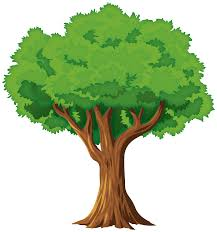
#> input picture ex3/tree.jpeg, 217 x 232 px
$ jupyter execute ex3_1.ipynb
#> lines starting #> are read from the running program, lines starting #| are printed output that depends on the picture; after the words box and inside, x2 and y2 are one past the last pixel; in counts of white or black regions, pixels touching at a corner belong together
[cell 1]
import cv2
import matplotlib.pyplot as plt
import numpy as np

image = cv2.imread('tree.jpeg')
#> image is the input picture: shape (232, 217, 3); mean B, G, R 156.3, 198.1, 176.8
image_rgb = cv2.cvtColor(image, cv2.COLOR_BGR2RGB)

plt.subplot(1, 2, 1)
plt.title("Original")
plt.imshow(image_rgb)


brightness = 10
contrast = 2.3
image2 = cv2.addWeighted(image_rgb, contrast, np.zeros(image_rgb.shape, image_rgb.dtype), 0, brightness)
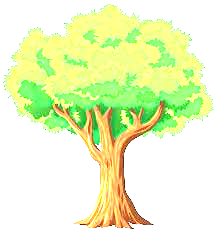
#> image2: shape (232, 217, 3); mean R, G, B 232.5, 246.6, 193.7

plt.subplot(1, 2, 2)
plt.title("Brightness & contrast")
plt.imshow(image2)
plt.show()
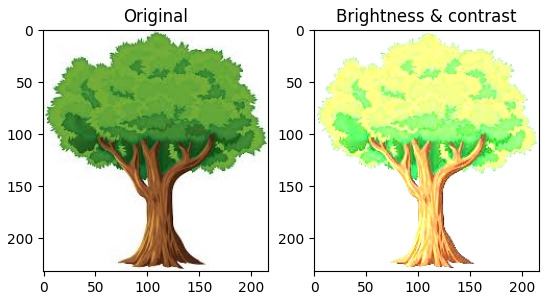
#> figure drawn by matplotlib, 2 panels

Sharpening images

[cell 2]
import cv2
import matplotlib.pyplot as plt
import numpy as np

image = cv2.imread('tree.jpeg')

plt.subplot(1, 2, 1)
plt.title("Original")
plt.imshow(image)

kernel = np.array([[-1, -1, -1],
                   [-1, 10, -1],
                   [-1, -1, -1]])

sharpened_image = cv2.filter2D(image, -1, kernel)
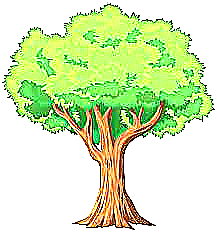
#> sharpened_image: shape (232, 217, 3); mean B, G, R 181.6, 233.4, 212.3

plt.subplot(1, 2, 2)
plt.title("Sharpening")
plt.imshow(sharpened_image)
plt.show()
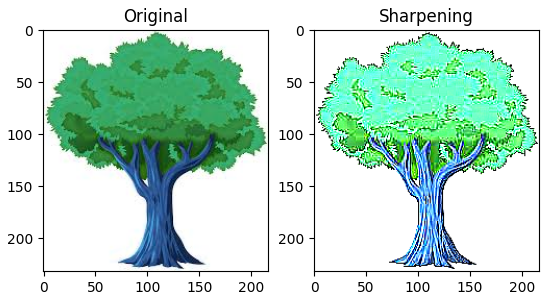
#> figure drawn by matplotlib, 2 panels; B, G, R data is drawn as R, G, B

[cell 3]
import cv2
import numpy as np
import matplotlib.pyplot as plt

def apply_thresholding(image):
    _, simple_thresh = cv2.threshold(image, 127, 255, cv2.THRESH_BINARY)

    adaptive_thresh = cv2.adaptiveThreshold(image, 255, cv2.ADAPTIVE_THRESH_MEAN_C,
                                            cv2.THRESH_BINARY, 11, 2)

    _, otsu_thresh = cv2.threshold(image, 0, 255, cv2.THRESH_BINARY + cv2.THRESH_OTSU)

    return simple_thresh, adaptive_thresh, otsu_thresh

image_path = 'tree.jpeg'
image = cv2.imread(image_path, cv2.IMREAD_GRAYSCALE)
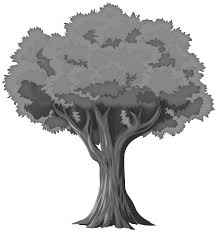
#> image: shape (232, 217); min 0, max 255, mean 187.2

print(f"Image dtype: {image.dtype}, shape: {image.shape}, min: {image.min()}, max: {image.max()}")
#| Image dtype: uint8, shape: (232, 217), min: 0, max: 255

simple_thresh, adaptive_thresh, otsu_thresh = apply_thresholding(image)
#> in apply_thresholding, `_, simple_thresh = cv2.threshold(image, 127, 255, cv2.THRESH_BINARY)`:
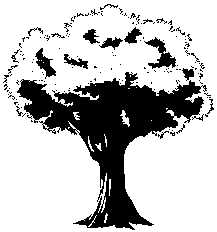
#> simple_thresh: shape (232, 217); 75.3% white; 157 black regions (136 under 20 px), largest, box (x1, y1, x2, y2) and area: (17, 72, 207, 230) 10342, (144, 37, 176, 69) 388, (35, 48, 56, 79) 264
#> in apply_thresholding, `adaptive_thresh = cv2.adaptiveThreshold(image, 255, cv2.ADAPTIVE_THRES..`:
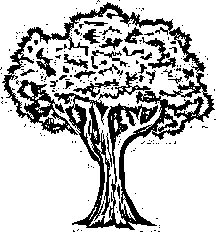
#> adaptive_thresh: shape (232, 217); 76.9% white; 202 black regions (168 under 20 px), largest, box (x1, y1, x2, y2) and area: (2, 2, 215, 230) 8491, (142, 37, 176, 69) 332, (98, 72, 151, 100) 287
#> in apply_thresholding, `_, otsu_thresh = cv2.threshold(image, 0, 255, cv2.THRESH_BINARY + cv2...`:
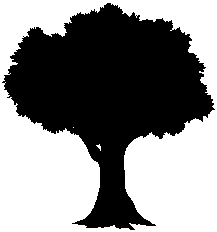
#> otsu_thresh: shape (232, 217); 52.4% white; 1 black region, box (x1, y1, x2, y2) and area: (2, 3, 215, 230) 23973

fig, axs = plt.subplots(2, 2, figsize=(12, 10))
axs = axs.ravel()

axs[0].imshow(image, cmap='gray')
axs[0].set_title('Original Image')
axs[0].axis('off')

axs[1].imshow(simple_thresh, cmap='gray')
axs[1].set_title('Simple Thresholding')
axs[1].axis('off')

axs[2].imshow(adaptive_thresh, cmap='gray')
axs[2].set_title('Adaptive Thresholding')
axs[2].axis('off')

axs[3].imshow(otsu_thresh, cmap='gray')
axs[3].set_title('Otsu\'s Thresholding')
axs[3].axis('off')

plt.tight_layout()
plt.show()
